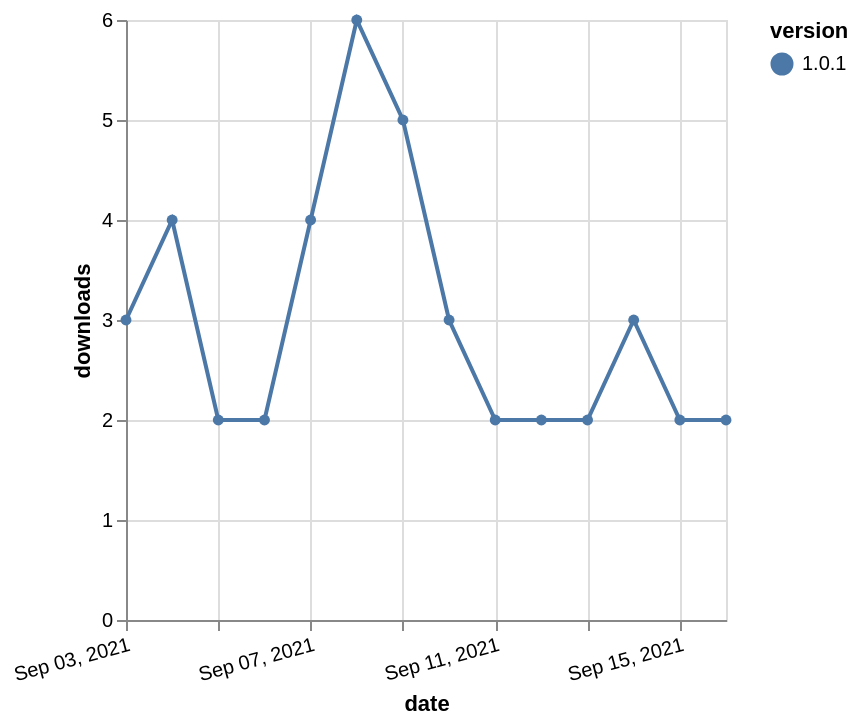

Source (Vega-Lite JSON):
### Vega-Lite specification from a JSON file in a GitHub repository (floating-point values rounded to 4 significant figures)
{"$schema": "https://vega.github.io/schema/vega-lite/v5.json", "description": "A simple bar chart with embedded data.", "data": {"values": [{"date": "2021-09-03", "total": 999, "delta": 3, "version": "1.0.1"}, {"date": "2021-09-04", "total": 1003, "delta": 4, "version": "1.0.1"}, {"date": "2021-09-05", "total": 1005, "delta": 2, "version": "1.0.1"}, {"date": "2021-09-06", "total": 1007, "delta": 2, "version": "1.0.1"}, {"date": "2021-09-07", "total": 1011, "delta": 4, "version": "1.0.1"}, {"date": "2021-09-08", "total": 1017, "delta": 6, "version": "1.0.1"}, {"date": "2021-09-09", "total": 1022, "delta": 5, "version": "1.0.1"}, {"date": "2021-09-10", "total": 1025, "delta": 3, "version": "1.0.1"}, {"date": "2021-09-11", "total": 1027, "delta": 2, "version": "1.0.1"}, {"date": "2021-09-12", "total": 1029, "delta": 2, "version": "1.0.1"}, {"date": "2021-09-13", "total": 1031, "delta": 2, "version": "1.0.1"}, {"date": "2021-09-14", "total": 1034, "delta": 3, "version": "1.0.1"}, {"date": "2021-09-15", "total": 1036, "delta": 2, "version": "1.0.1"}, {"date": "2021-09-16", "total": 1038, "delta": 2, "version": "1.0.1"}]}, "width": "container", "mark": {"type": "line", "point": {"filled": true}}, "encoding": {"x": {"field": "date", "type": "temporal", "timeUnit": "yearmonthdate", "title": "date", "axis": {"labelAngle": -15}}, "y": {"field": "delta", "type": "quantitative", "title": "downloads"}, "color": {"field": "version", "type": "nominal"}, "tooltip": {"field": "delta"}}}
